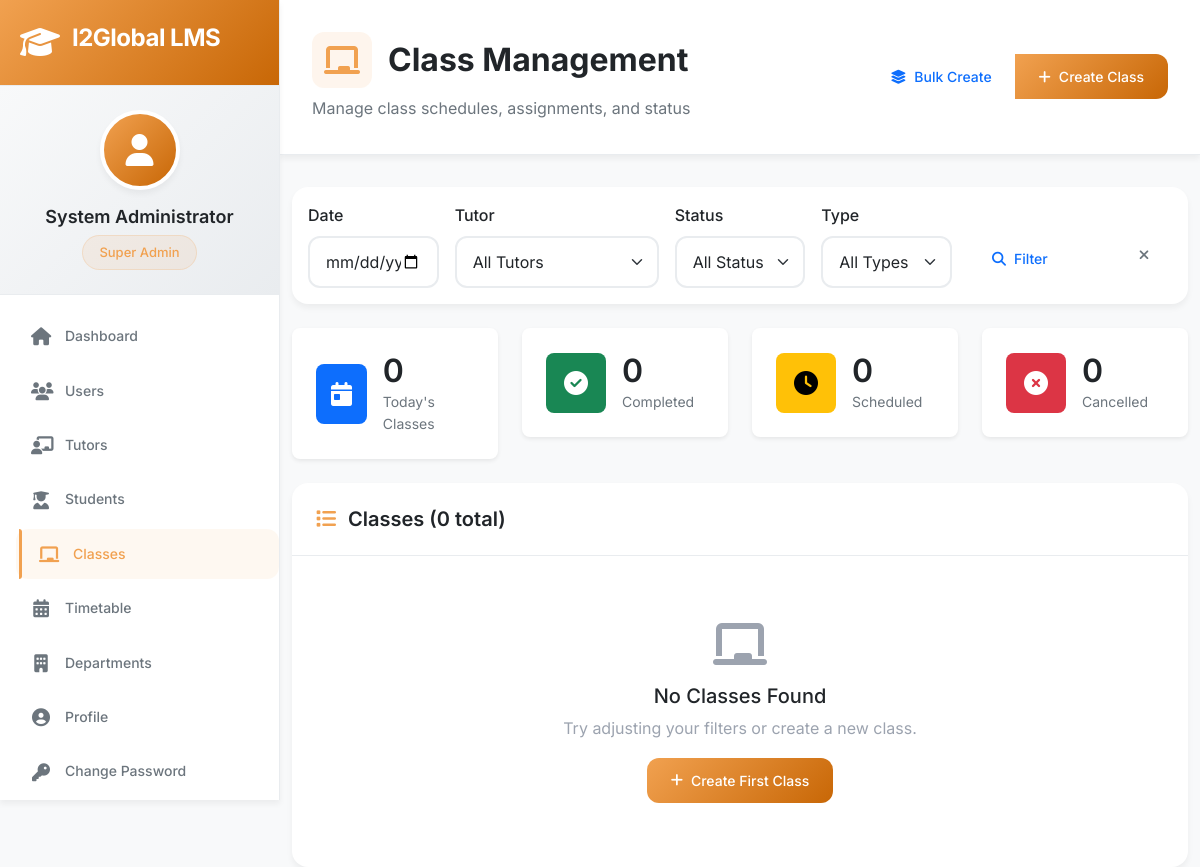
Page /admin/classes (signed in) on the earlier database version.
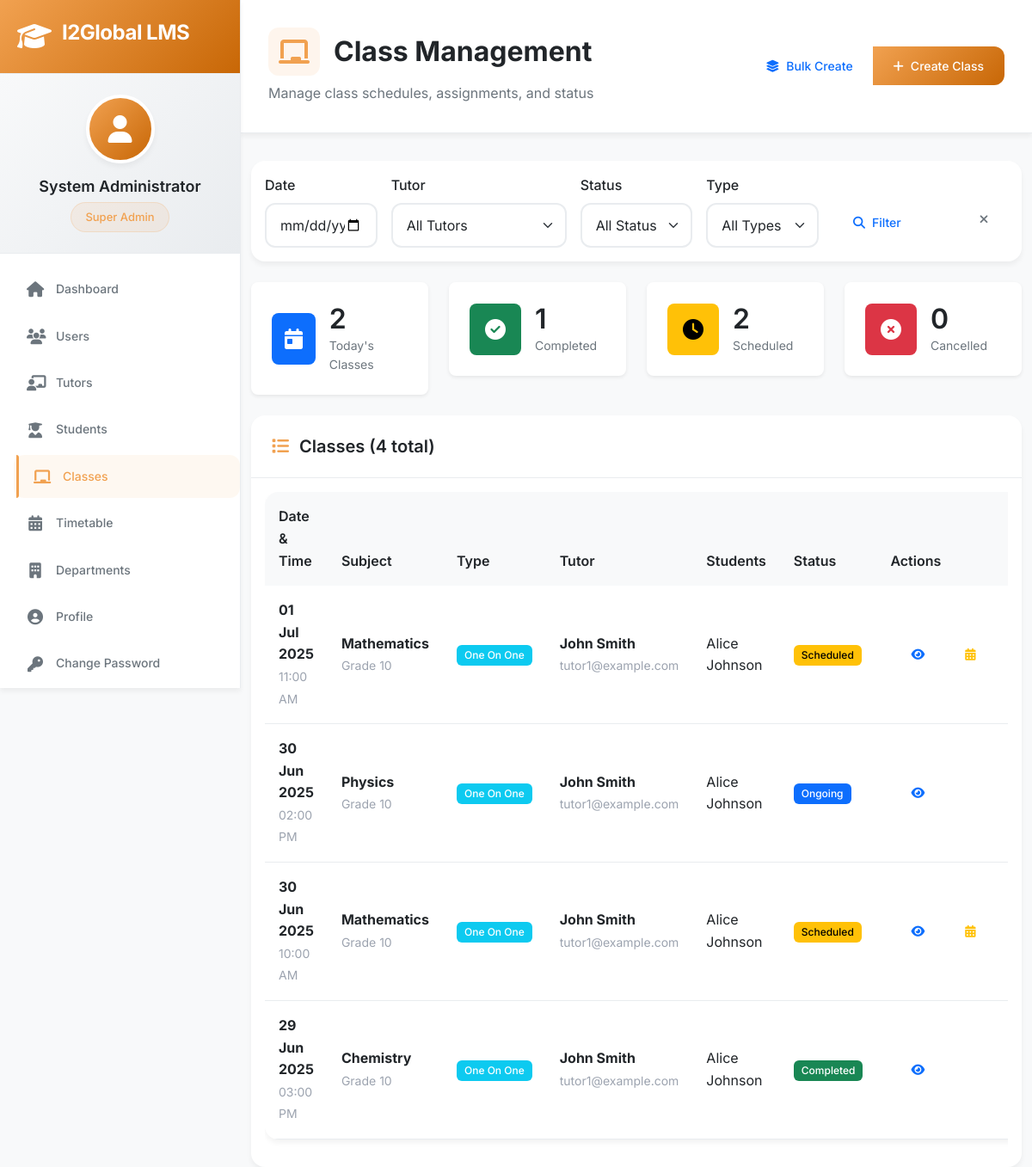
Same page on the later database version.
### app/models/class_model.py (models this page shows, shortened)
class Class(db.Model):
    __tablename__ = 'classes'
    id = db.Column(db.Integer, primary_key=True)
    subject = db.Column(db.String(100), nullable=False)
    class_type = db.Column(db.String(20), nullable=False)  # 'one_on_one', 'group', 'demo'
    grade = db.Column(db.String(10))
    board = db.Column(db.String(50))
    scheduled_date = db.Column(db.Date, nullable=False)
    scheduled_time = db.Column(db.Time, nullable=False)
    duration = db.Column(db.Integer, nullable=False)  # Duration in minutes
    end_time = db.Column(db.Time)  # Calculated field
    tutor_id = db.Column(db.Integer, db.ForeignKey('tutors.id'), nullable=False)
    primary_student_id = db.Column(db.Integer, db.ForeignKey('students.id'))  # For one-on-one
    students = db.Column(db.Text)  # JSON array of student IDs for group classes
    max_students = db.Column(db.Integer, default=1)
    platform = db.Column(db.String(50))  # 'zoom', 'google_meet', 'teams'
    meeting_link = db.Column(db.String(500))
    meeting_id = db.Column(db.String(100))
    meeting_password = db.Column(db.String(50))
    backup_link = db.Column(db.String(500))
    status = db.Column(db.String(20), default='scheduled')  # scheduled, ongoing, completed, cancelled, rescheduled
    completion_status = db.Column(db.String(20))  # completed, incomplete, no_show
    actual_start_time = db.Column(db.DateTime)
    actual_end_time = db.Column(db.DateTime)
    class_notes = db.Column(db.Text)
    topics_covered = db.Column(db.Text)  # JSON array
    homework_assigned = db.Column(db.Text)
    video_link = db.Column(db.String(500))
    materials = db.Column(db.Text)  # JSON array of material links/files
    tutor_feedback = db.Column(db.Text)
    student_feedback = db.Column(db.Text)
    admin_notes = db.Column(db.Text)
    quality_score = db.Column(db.Float)
    created_at = db.Column(db.DateTime, default=datetime.utcnow)
    created_by = db.Column(db.Integer, db.ForeignKey('users.id'))
    updated_at = db.Column(db.DateTime, default=datetime.utcnow, onupdate=datetime.utcnow)
    is_recurring = db.Column(db.Boolean, default=False)
    recurring_pattern = db.Column(db.Text)  # JSON with recurrence details
    parent_class_id = db.Column(db.Integer, db.ForeignKey('classes.id'))
    tutor = db.relationship('Tutor', backref='classes', lazy=True)
    primary_student = db.relationship('Student', backref='primary_classes', lazy=True)
    creator = db.relationship('User', backref='created_classes', lazy=True)
    parent_class = db.relationship('Class', remote_side=[id], backref='recurring_classes')
    def get_students(self):
        if self.class_type == 'one_on_one':
            return [self.primary_student_id] if self.primary_student_id else []
        elif self.students:
            try:
                return json.loads(self.students)
            except:
                return []
        return []

### app/models/user.py (models this page shows, shortened)
class User(UserMixin, db.Model):
    __tablename__ = 'users'
    id = db.Column(db.Integer, primary_key=True)
    username = db.Column(db.String(80), unique=True, nullable=False, index=True)
    email = db.Column(db.String(120), unique=True, nullable=False, index=True)
    password_hash = db.Column(db.String(255), nullable=False)
    full_name = db.Column(db.String(100), nullable=False)
    phone = db.Column(db.String(20))
    address = db.Column(db.Text)
    profile_picture = db.Column(db.String(100))
    role = db.Column(db.String(20), nullable=False, default='tutor')  # superadmin, admin, coordinator, tutor
    department_id = db.Column(db.Integer, db.ForeignKey('departments.id'))
    is_active = db.Column(db.Boolean, default=True)
    is_verified = db.Column(db.Boolean, default=False)
    created_at = db.Column(db.DateTime, default=datetime.utcnow)
    last_login = db.Column(db.DateTime)
    joining_date = db.Column(db.Date)
    working_hours = db.Column(db.String(50))  # "9:00 AM - 6:00 PM"
    emergency_contact = db.Column(db.Text)  # JSON string
    department = db.relationship('Department', foreign_keys=[department_id], backref='users', lazy=True)
    tutor_profile = db.relationship('Tutor', backref='user', uselist=False, lazy=True)
    def has_permission(self, permission):
        if self.role == 'superadmin':
            return True
    def get_role_display(self):
        role_map = {
            'superadmin': 'Super Admin',
            'admin': 'Admin',
            'coordinator': 'Coordinator',
            'tutor': 'Tutor'
        }
        return role_map.get(self.role, self.role.title())

### app/models/student.py (models this page shows, shortened)
class Student(db.Model):
    __tablename__ = 'students'
    id = db.Column(db.Integer, primary_key=True)
    full_name = db.Column(db.String(100), nullable=False)
    email = db.Column(db.String(120), unique=True, nullable=False)
    phone = db.Column(db.String(20))
    date_of_birth = db.Column(db.Date)
    address = db.Column(db.Text)
    state = db.Column(db.String(50))
    pin_code = db.Column(db.String(10))
    grade = db.Column(db.String(10), nullable=False)
    board = db.Column(db.String(50), nullable=False)
    school_name = db.Column(db.String(200))
    academic_year = db.Column(db.String(20))
    course_start_date = db.Column(db.Date)
    parent_details = db.Column(db.Text)  # JSON with father and mother details
    academic_profile = db.Column(db.Text)  # JSON with learning preferences, hobbies, etc.
    subjects_enrolled = db.Column(db.Text)  # JSON array of subjects
    favorite_subjects = db.Column(db.Text)  # JSON array
    difficult_subjects = db.Column(db.Text)  # JSON array
    availability = db.Column(db.Text)  # JSON weekly schedule
    documents = db.Column(db.Text)  # JSON with document file paths
    department_id = db.Column(db.Integer, db.ForeignKey('departments.id'), nullable=False)
    relationship_manager = db.Column(db.String(100))  # RM name
    fee_structure = db.Column(db.Text)  # JSON with fee details
    is_active = db.Column(db.Boolean, default=True)
    enrollment_status = db.Column(db.String(20), default='active')  # active, paused, completed, dropped
    created_at = db.Column(db.DateTime, default=datetime.utcnow)
    last_class = db.Column(db.DateTime)
    total_classes = db.Column(db.Integer, default=0)
    attended_classes = db.Column(db.Integer, default=0)
    department = db.relationship('Department', backref='students', lazy=True)

### app/routes/admin.py (the view)
@bp.route('/classes')
@login_required
@admin_required
def classes():
    page = request.args.get('page', 1, type=int)
    date_filter = request.args.get('date', '')
    tutor_filter = request.args.get('tutor', '', type=int)
    status_filter = request.args.get('status', '')
    query = Class.query
    if date_filter:
        try:
            filter_date = datetime.strptime(date_filter, '%Y-%m-%d').date()
            query = query.filter_by(scheduled_date=filter_date)
        except ValueError:
            pass
    if tutor_filter:
        query = query.filter_by(tutor_id=tutor_filter)
    if status_filter:
        query = query.filter_by(status=status_filter)
    classes = query.order_by(Class.scheduled_date.desc(), Class.scheduled_time.desc()).paginate(
        page=page, per_page=20, error_out=False
    )
    tutors = Tutor.query.join(User).filter(User.is_active==True).all()
    students = Student.query.filter(Student.is_active==True).all()  # Add this line
    students_dict = {s.id: s for s in students}
    return render_template('admin/classes.html',
                         classes=classes,
                         tutors=tutors,
                         students=students,
                         students_dict=students_dict,
                         today=date.today(),
                         csrf_token=generate_csrf)

### app/models/user.py (called while the page is built)
@login.user_loader
def load_user(user_id):
    return User.query.get(int(user_id))

### app/routes/admin.py (called while the page is built)
def admin_required(f):
    @wraps(f)
    def decorated_function(*args, **kwargs):
        if current_user.role not in ['superadmin', 'admin', 'coordinator']:
            flash('Access denied. Insufficient permissions.', 'error')
            return redirect(url_for('dashboard.index'))
        return f(*args, **kwargs)
    return decorated_function

### app/templates/admin/classes.html (shortened to what the changed rows need)
{% extends "base.html" %}
{% block content %}
<div class="page-header">
    <div class="d-flex justify-content-between align-items-center">
        <div>
            <h1 class="page-title">
                <i class="fas fa-chalkboard"></i>
                Class Management
            </h1>
        </div>
    </div>
</div>
<div class="container-fluid">
    <div class="row g-4 mb-4">
        <div class="col-lg-3 col-md-6">
            <div class="stat-card">
                <div class="stat-content">
                    <h3>{{ classes.items|selectattr('scheduled_date', 'equalto', today)|list|length if classes.items else 0 }}</h3>
                    <p>Today's Classes</p>
                </div>
            </div>
        </div>
        <div class="col-lg-3 col-md-6">
            <div class="stat-card">
                <div class="stat-content">
                    <h3>{{ classes.items|selectattr('status', 'equalto', 'completed')|list|length if classes.items else 0 }}</h3>
                    <p>Completed</p>
                </div>
            </div>
        </div>
        <div class="col-lg-3 col-md-6">
            <div class="stat-card">
                <div class="stat-content">
                    <h3>{{ classes.items|selectattr('status', 'equalto', 'scheduled')|list|length if classes.items else 0 }}</h3>
                    <p>Scheduled</p>
                </div>
            </div>
        </div>
    </div>
    <div class="card">
        <div class="card-header">
            <h5 class="card-title mb-0">
                <i class="fas fa-list"></i>
                Classes ({{ classes.total if classes else 0 }} total)
            </h5>
        </div>
        <div class="card-body">
            {% if classes and classes.items %}
            <div class="table-responsive">
                <table class="table table-hover">
                    <thead>
                        <tr>
                            <th>Date & Time</th>
                            <th>Subject</th>
                            <th>Type</th>
                            <th>Tutor</th>
                            <th>Students</th>
                            <th>Status</th>
                            <th>Actions</th>
                        </tr>
                    </thead>
                    <tbody>
                        {% for class in classes.items %}
                        <tr>
                            <td>
                                <div>
                                    <strong>{{ class.scheduled_date.strftime('%d %b %Y') }}</strong><br>
                                    <small class="text-muted">{{ class.scheduled_time.strftime('%I:%M %p') }}</small>
                                </div>
                            </td>
                            <td>
                                <div>
                                    <strong>{{ class.subject }}</strong><br>
                                    {% if class.grade %}
                                    <small class="text-muted">Grade {{ class.grade }}</small>
                                    {% endif %}
                                </div>
                            </td>
                            <td>
                                <span class="badge badge-{{ 'info' if class.class_type == 'one_on_one' else 'success' if class.class_type == 'group' else 'warning' }}">
                                    {{ class.class_type|replace('_', ' ')|title }}
                                </span>
                            </td>
                            <td>
                                {% if class.tutor %}
                                <div>
                                    <strong>{{ class.tutor.user.full_name }}</strong><br>
                                    <small class="text-muted">{{ class.tutor.user.email }}</small>
                                </div>
                                {% else %}
                                <span class="text-muted">No tutor assigned</span>
                                {% endif %}
                            </td>
                            <td>
                                {% set student_ids = class.get_students() %}
                                {% if student_ids %}
                                <div>
                                    {% for student_id in student_ids[:2] %}
                                        {% set student = students_dict.get(student_id) %}
                                        {% if student %}
                                        <div>{{ student.full_name }}</div>
                                        {% endif %}
                                    {% endfor %}
                                </div>
                                {% else %}
                                <span class="text-muted">No students</span>
                                {% endif %}
                            </td>
                            <td>
                                <span class="badge badge-{{ 'warning' if class.status == 'scheduled' else 'success' if class.status == 'completed' else 'danger' if class.status == 'cancelled' else 'primary' }}">
                                    {{ class.status|title }}
                                </span>
                            </td>
                            <td>
                                <div class="btn-group btn-group-sm">
                                    <a href="{{ url_for('admin.class_details', class_id=class.id) }}" class="btn btn-outline-primary" title="View Details">
                                        <i class="fas fa-eye"></i>
                                    </a>
                                    {% if class.status == 'scheduled' %}
                                    <a href="#" class="btn btn-outline-warning" title="Reschedule" onclick="rescheduleClass('{{ class.id }}')">
                                        <i class="fas fa-calendar-alt"></i>
                                    </a>
                                    <a href="#" class="btn btn-outline-danger" title="Cancel" onclick="cancelClass('{{ class.id }}')">
                                    </a>
                                    {% endif %}
                                </div>
                            </td>
                        </tr>
                        {% endfor %}
                    </tbody>
                </table>
            </div>
            {% else %}
            <div class="text-center py-5">
                <i class="fas fa-chalkboard fa-3x text-muted mb-3"></i>
                <h5>No Classes Found</h5>
                <p class="text-muted">Try adjusting your filters or create a new class.</p>
                <button class="btn btn-primary" data-bs-toggle="modal" data-bs-target="#createClassModal">
                    <i class="fas fa-plus"></i>
                    Create First Class
                </button>
            </div>
            {% endif %}
        </div>
    </div>
</div>
{% endblock %}

Differences in the rows shown:
added Class: scheduled_date "01 Jul 2025", scheduled_time "11:00 AM", subject "Mathematics", grade "10", class_type "One On One", tutor.user.full_name "John Smith", tutor.user.email "tutor1@example.com", status "Scheduled"
added Student: full_name "Alice Johnson" "Alice Johnson" "Alice Johnson" "Alice Johnson"
added Class: scheduled_date "30 Jun 2025", scheduled_time "02:00 PM", subject "Physics", grade "10", class_type "One On One", tutor.user.full_name "John Smith", tutor.user.email "tutor1@example.com", status "Ongoing"
added Class: scheduled_date "30 Jun 2025", scheduled_time "10:00 AM", subject "Mathematics", grade "10", class_type "One On One", tutor.user.full_name "John Smith", tutor.user.email "tutor1@example.com", status "Scheduled"
added Class: scheduled_date "29 Jun 2025", scheduled_time "03:00 PM", subject "Chemistry", grade "10", class_type "One On One", tutor.user.full_name "John Smith", tutor.user.email "tutor1@example.com", status "Completed"
Other differences:
{{ classes.total if classes else 0 }}: "0" → "4"
text no longer shown: "0 0 0 No Classes Found Try adjusting your filters or create a new class. Create First Class"
text now shown: "2 1 2 Date & Time Subject Type Tutor Students Status Actions"
